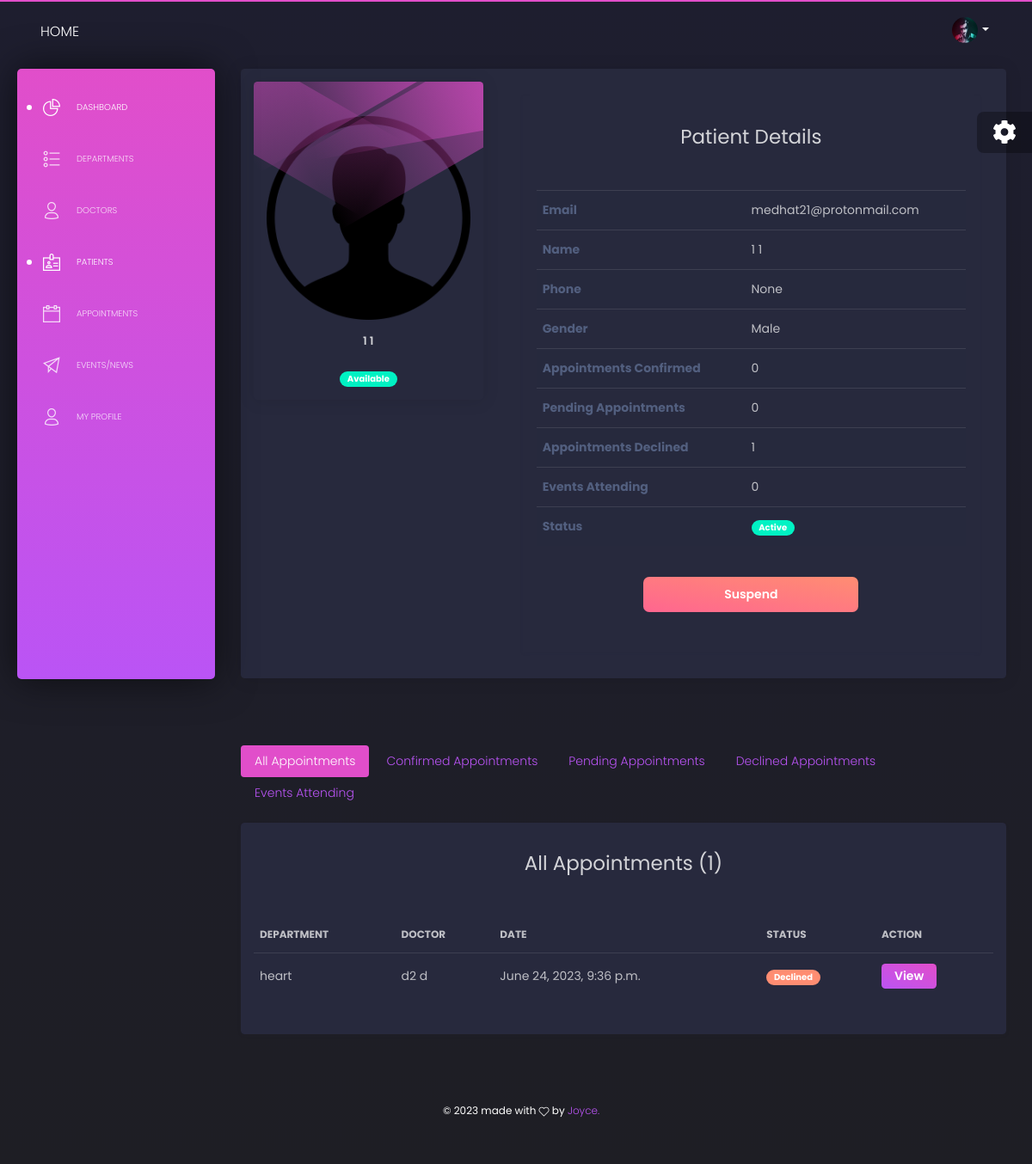
Screenshot of /admin-dashboard/patients/20/details/ (signed in) with the database file from the repository.
### users/models.py (models this page shows, shortened)
class UserAccount(AbstractUser):
    email = models.EmailField(unique=True)
    first_name = models.CharField(max_length=50)
    last_name = models.CharField(max_length=50)
    photo = models.ImageField(upload_to='users/profile-photos/', null=True)
    phone_number = models.CharField(max_length=50, null=True, blank=True)
    role = models.CharField(max_length=30,choices=ROLE_CHOICES,default='admin')
    gender = models.CharField(max_length=20, choices=GENDER_CHOICES, default='male')
    date_of_birth = models.DateField(null=True, blank=True)
    staff_id = models.CharField(max_length=50, null=True, blank=True)
    id_no = models.PositiveIntegerField(null=True, blank=True)
    specializations = models.ManyToManyField(Specialization, related_name='doctors', blank=True)
    is_available = models.BooleanField(default=True)
    department = models.ForeignKey(Department, on_delete=models.CASCADE, null=True, blank=True, related_name='users')
    bio = models.TextField(default='Aut maiores voluptates amet et quis praesentium qui senda para')
    USERNAME_FIELD = 'email'
    REQUIRED_FIELDS = ['first_name', 'last_name',]
    objects = UserAccountManager()

class CommonInfo(models.Model):
    created_at = models.DateTimeField(auto_now_add=True)
    last_update = models.DateTimeField(auto_now=True)
    class Meta:
        abstract = True

class Department(CommonInfo):
    name = models.CharField(max_length=254)
    description = models.TextField()
    cover_photo = models.ImageField(upload_to="departments/cover_photos/")
    created_at = models.DateTimeField(auto_now_add=True)
    last_update = models.DateTimeField(auto_now=True)
    class Meta:
        ordering = ('name',)

### core/models.py (models this page shows, shortened)
class CommonInfo(models.Model):
    created_at = models.DateTimeField(auto_now_add=True)
    last_update = models.DateTimeField(auto_now=True)
    class Meta:
        abstract = True

class Appointment(CommonInfo):
    department = models.ForeignKey(Department, on_delete=models.CASCADE, related_name='appointments', null=True, blank=True)
    doctor = models.ForeignKey(User, on_delete=models.CASCADE, limit_choices_to={'role': 'doctor'}, related_name='appointments_requested', blank=True, null=True)
    patient = models.ForeignKey(User, on_delete=models.CASCADE, related_name='appointments_made', null=True, blank=True)
    date = models.DateTimeField()
    name = models.CharField(max_length=255, null=True, blank=True)
    phone = models.CharField(max_length=255, null=True, blank=True)
    email = models.EmailField(max_length=255, null=True, blank=True)
    message = models.TextField(default='-')
    status = models.CharField(max_length=15, choices=STATUS_CHOICES, default='pending')
    confirmed_by = models.ForeignKey(User, on_delete=models.CASCADE, related_name='appointments_confirmed', blank=True, null=True)
    class Meta:
        unique_together = ('doctor', 'date', )

### dashboard/views/patients.py (the view)
class PatientDetailView(DashboardView, DetailView):
    model = User
    template_name = 'dashboard/users/patients/details.html'
    context_object_name = 'user'
    def get_context_data(self, **kwargs):
        user_id = self.object.id
        user = User.objects.get(id=user_id)
        context = super().get_context_data(**kwargs)
        context["all_appointments"] = Appointment.objects.filter(
            patient=user_id)
        context["pending_appointments"] = Appointment.objects.filter(
            patient=user_id, status='pending')
        context["confirmed_appointments"] = Appointment.objects.filter(
            patient=user_id, status='confirmed')
        context["declined_appointments"] = Appointment.objects.filter(
            patient=user_id, status='declined')
        context["events_attending"] = user.events_attending.all().order_by('-pk')
        return context

### dashboard/views/index.py (called while the page is built)
    def test_func(self):
        user = self.request.user
        if user.is_staff or user.is_superuser or user.role == 'admin':
            return True
        return False

### templates/dashboard/users/patients/details.html (shortened to what this page needs)
{% extends 'dashboard/base.html' %} {% load static %}
{% block content %}
<div class="row">
    <div class="col-md-12">
        <div class="card">
            <div class="card-body">
                <div class="row">
                    <div class="col-md-4">
                        <div class="card card-user">
                            <div class="card-body">
                                <p class="card-text">
                                <div class="author">
                                    <div class="block block-two"></div>
                                    <div class="block block-three"></div>
                                    <div class="block block-four"></div>
                                    <a href="javascript:void(0)">
                                        <div class="mb-3">
                                            {% if not user.photo %}
                                            <img src="{% static 'dashboard/img/user_icon.png' %}" alt="{{ user.get_full_name }}">
                                            {% else %}
                                            <img src="{{ user.photo.url }}" alt="{{ user.get_full_name }}"
                                                class="rounded-circle">
                                            {% endif %}
                                        </div>
                                        <h5 class="title">{{ user.get_full_name }}</h5>
                                    </a>
                                </div>
                                </p>
                                <div class="card-description text-center">
                                    {% if user.is_available %}
                                    <span class="badge badge-pill badge-success">Available</span>
                                    {% else %}
                                    <span class="badge badge-pill badge-danger">Unavailable</span>
                                    {% endif %}
                                </div>
                            </div>
                        </div>
                    </div>
                    <div class="col-md-8">
                        <div class="m-3 p-3 shadow-sm">
                            <h3 class="text-center py-3">Patient Details</h3>
                            <div class="table-responsive">
                                <table class="table table-striped">
                                    <tbody>
                                        <tr>
                                            <th>Email</th>
                                            <td>{{ user.email }}</td>
                                        </tr>
                                        <tr>
                                            <th>Name</th>
                                            <td>{{ user.get_full_name }}</td>
                                        </tr>
                                        <tr>
                                            <th>Phone</th>
                                            <td>{{ user.phone_number }}</td>
                                        </tr>
                                        <tr>
                                            <th>Gender</th>
                                            <td>{{ user.gender }}</td>
                                        </tr>
                                        {% if user.role == 'patient' %}
                                        <tr>
                                            <th>Appointments Confirmed</th>
                                            <td>{{ confirmed_appointments.count }}</td>
                                        </tr>
                                        <tr>
                                            <th>Pending Appointments</th>
                                            <td>{{ pending_appointments.count }}</td>
                                        </tr>
                                        <tr>
                                            <th>Appointments Declined</th>
                                            <td>{{ declined_appointments.count }}</td>
                                        </tr>
                                        {% endif %}
                                        <tr>
                                            <th>Events Attending</th>
                                            <td>{{ events_attending.count }}</td>
                                        </tr>
                                        <tr>
                                            <th>Status</th>
                                            <td>
                                                {% if user.is_active %}
                                                <span class="badge badge-pill badge-success">Active</span>
                                                {% else %}
                                                <span class="badge badge-pill badge-danger">Suspended</span>
                                                {% endif %}
                                            </td>
                                        </tr>
                                    </tbody>
                                </table>
                                 <div class="text-center py-3">
                                    {% if user.is_active%}
                                    <a href="{% url 'dashboard:index:user_suspend_action' user.pk %}" class="mx-1">
                                        <button class="btn btn-warning btn-md w-50">Suspend</button>
                                    </a>
                                    {% else %}
                                    <a href="{% url 'dashboard:index:user_unsuspend_action' user.pk %}" class="mx-1">
                                        <button class="btn btn-success btn-md w-50">
                                            Activate
                                        </button>
                                    </a>
                                    {% endif %}
                                </div>
                            </div>
                        </div>
                    </div>
                </div>
            </div>
        </div>
    </div>
</div>
<div class="row mt-4">
  <div class="col-md-12  mt-4">
    {% include 'partials/nav-pills/doctors.html' %}
  </div>
  <div class="col-12">
    <div class="row tab-content">
      <div class="col-md-12 mb-4 tab-pane fade show active" id="pills-all" role="tabpanel"
        aria-labelledby="pills-all-tab">
        <div class="card shadow-sm">
            <div class="card-body">
                <h3 class="text-center py-3">All Appointments ({{all_appointments.count}})</h3>
                <div class="table-responsive">
                 <table class="table tablesorter " id="">
                    <thead class=" text-primary">
                      <tr>
                            <th>Department</th>
                            <th>Doctor</th>
                            <th>Date</th>
                            <th>Status</th>
                            <th>Action</th>
                      </tr>
                    </thead>
                    <tbody>
                      {% for appointment in all_appointments %}
                        <tr>
                            <td> {{ appointment.department.name}}</td>
                            <td> {{ appointment.doctor.get_full_name }}</td>
                            <td> {{ appointment.date }}</td>
                            {% if appointment.status == 'confirmed' %}
                            <td>
                                <span class="badge badge-pill badge-success">Confirmed</span>
                            </td>
                            {% elif appointment.status == 'pending' %}
                            <td>
                                <span class="badge badge-pill badge-info">Pending</span>
                            </td>
                            {% elif appointment.status == 'declined' %}
                            <td>
                                <span class="badge badge-pill badge-warning">Declined</span>
                            </td>
                            {% endif %}
                            <td>
                                <a href="{% url 'dashboard:appointments:appointment_details' appointment.pk %}">
                                    <button class="btn btn-primary btn-sm">View</button>
                                </a>
                            </td>
                        </tr>
                        {% empty %}
                            <tr class="text-center">
                                <td colspan="10">No Requested Appointments Yet</td>
                            </tr>
                        {% endfor %}
                    </tbody>
                  </table>
                </div>
            </div>
        </div>
      </div>
  </div>
</div>
{% endblock %}

### templates/dashboard/header.html (shortened to what this page needs)
 {% load static %}
 <nav class="navbar navbar-expand-lg navbar-absolute navbar-transparent">
        <div class="container-fluid">
          <div class="navbar-wrapper">
            <a class="navbar-brand" href="{% url 'home:homepage' %}">Home
            </a>
          </div>
          <div class="collapse navbar-collapse" id="navigation">
            <ul class="navbar-nav ml-auto">
              <li class="dropdown nav-item">
                <a href="#" class="dropdown-toggle nav-link" data-toggle="dropdown">
                  <div class="photo">
                    {% if request.user.is_anonymous or not request.user.photo %}
                    <img src="{% static 'dashboard/img/user_icon.png' %}" alt="Profile Photo">
                    {% else %}
                    <img src="{{ request.user.photo.url }}" alt="{{request.user.first_name}}">
                    {% endif %}
                  </div>
                  <b class="caret d-none d-lg-block d-xl-block"></b>
                </a>
              </li>
            </ul>
          </div>
        </div>
      </nav>

### rows the page displays
UserAccount: user.photo (picture)
UserAccount: get_full_name "1 1", email "medhat21@protonmail.com", phone_number "None", gender "Male"
Appointment: department.name "heart", doctor.get_full_name "d2 d", date "June 24, 2023, 9:36 p.m.", status "Declined"

### other values shown
{{ confirmed_appointments.count }} "0"
{{ pending_appointments.count }} "0"
{{ declined_appointments.count }} "1"
{{ events_attending.count }} "0"
{{ all_appointments.count }} "1"
